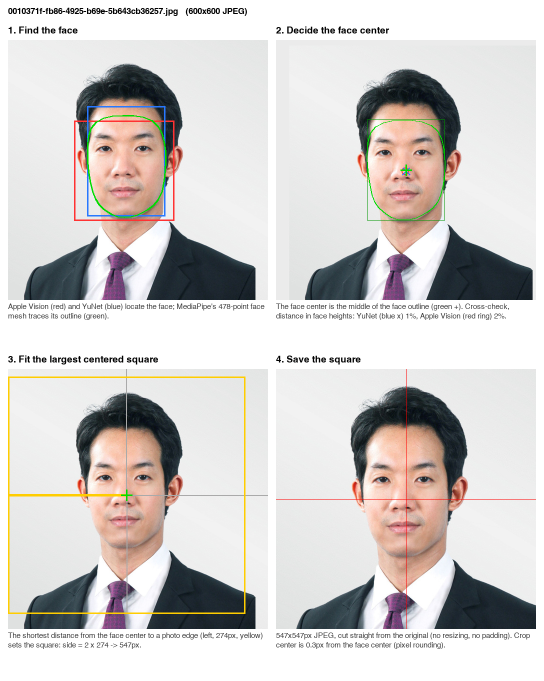
#> input picture examples/explain_0010371f-fb86-4925-b69e-5b643cb36257.png, 1088 x 1362 px (shown at 1/2 size); its folder holds 2 pictures in this run
$ python step5_borders.py ../examples ../examples/explain_40752453-6462-4c41-8d3b-59166e1dfe6c.png
#> lines starting #> are read from the running program, lines starting #| are printed output that depends on the picture
"""Detect frames/bars along image edges (white mats, black/gray rules, drop shadows, letterbox bars).

usage: step5_borders.py <image_dir> <out.json>

For each side, scan lines inward up to MAX_DEPTH of the image size. A frame is a run of flat lines (low spread
along the line) that is colorless overall (white/black/gray: low median chroma across the run; judged per run,
not per line, because JPEG chroma subsampling tints the last mat lines next to the photo) and ends in a straight
edge where at least half of the line changes at once. The border width is the innermost such edge.
Colored design elements (e.g. a navy poster band) are not frames. "trim" adds a 1 px safety margin so JPEG blur
along the frame line cannot leave a faint stripe in the crop.
"""
import json
import sys
from pathlib import Path

import numpy as np
from PIL import Image

MAX_DEPTH = 0.10   # fraction of the image dimension searched for a frame
FLAT_STD = 14.0    # max luminance spread along a line for it to count as frame
CHROMA_MAX = 30.0  # max median line chroma (max(R,G,B) - min(R,G,B)) over a frame run: frames are white/black/gray
EDGE_MIN = 18.0    # min median |luminance change| between consecutive lines for a straight full-length edge
SIDES = ("top", "bottom", "left", "right")


def side_view(a, side):
    """Lines ordered from the outer edge inward, each restricted to the central 80% of its length."""
    v = {"top": a, "bottom": a[::-1], "left": a.swapaxes(0, 1), "right": a.swapaxes(0, 1)[::-1]}[side]
    n = v.shape[1]
    return v[:, int(n * 0.1):int(n * 0.9)]


def border_width(lum, chroma, depth):
    flat = lum[:depth].std(axis=1) <= FLAT_STD
    line_chroma = chroma[:depth].mean(axis=1)
    edges = np.median(np.abs(np.diff(lum[:depth + 1], axis=0)), axis=1)  # edges[k-1]: change from line k-1 to k
    width = 0
    for k in range(1, depth + 1):
        if not flat[k - 1]:
            break  # line k-1 is photo content, so nothing at or beyond it can be frame
        if edges[k - 1] >= EDGE_MIN and np.median(line_chroma[:k]) <= CHROMA_MAX:
            width = k
    return width


def detect(path):
    """{"border": px per side, "trim": px per side to remove (border + 1 px margin, or 0)}."""
    im = Image.open(path).convert("RGBA")
    rgb = Image.alpha_composite(Image.new("RGBA", im.size, (255, 255, 255, 255)), im).convert("RGB")
#> rgb is the input picture: PIL image 1088x1362 RGB; mean R, G, B 210.1, 206.5, 204.6
    a = np.asarray(rgb, dtype=np.float64)
    lum = np.asarray(rgb.convert("L"), dtype=np.float64)
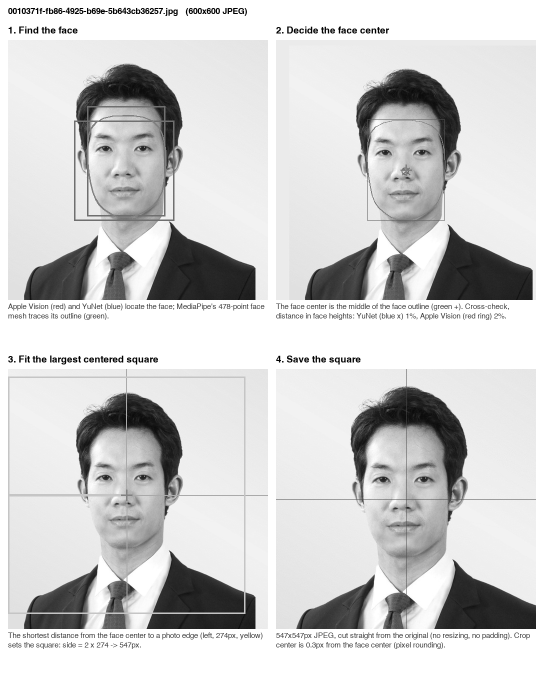
#> lum: shape (1362, 1088) float64 (shown at 1/2 size); min 0, max 255, mean 207.3
    chroma = a.max(axis=2) - a.min(axis=2)
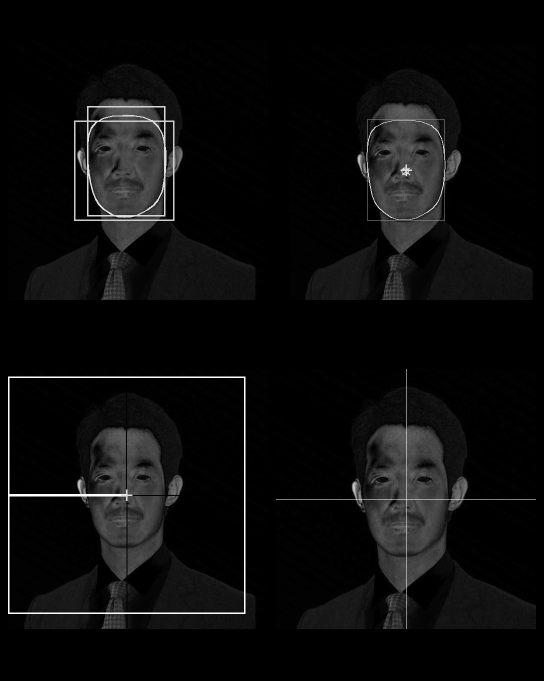
#> chroma: shape (1362, 1088) float64 (shown at 1/2 size); min 0, max 255, mean 12.2
    h, w = lum.shape
#> h = 1362; w = 1088
    border = {}
    for side in SIDES:
        depth = max(2, int(round(MAX_DEPTH * (h if side in ("top", "bottom") else w))))
        border[side] = border_width(side_view(lum, side), side_view(chroma, side), depth)
#> after the loop, border = {'top': 0, 'bottom': 0, 'left': 16, 'right': 0}
    return {"border": border, "trim": {s: v + 1 if v else 0 for s, v in border.items()}}


def main():
    image_dir, out_path = Path(sys.argv[1]), Path(sys.argv[2])
    out = {p.name: detect(p) for p in sorted(image_dir.iterdir()) if not p.name.startswith(".")}
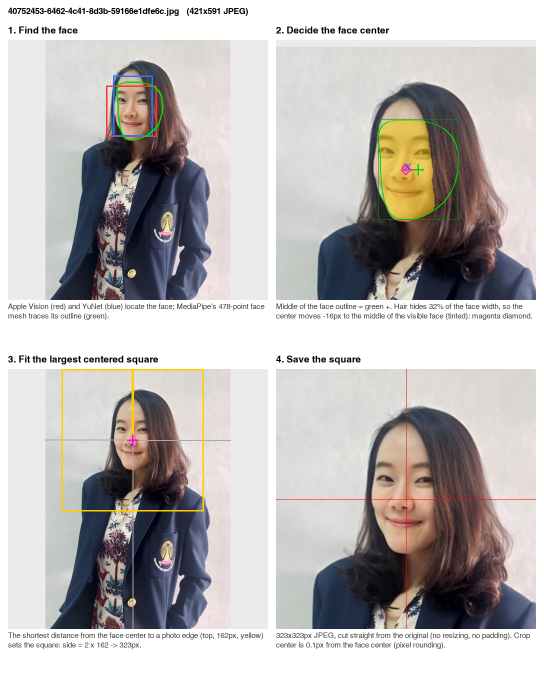
#> input picture examples/explain_40752453-6462-4c41-8d3b-59166e1dfe6c.png, 1088 x 1362 px (shown at 1/2 size)
#> in detect, rgb is the input picture: PIL image 1088x1362 RGB; mean R, G, B 188, 184.4, 183.1
#> in detect (call 2), `lum = np.asarray(rgb.convert("L"), dtype=np.float64)`:
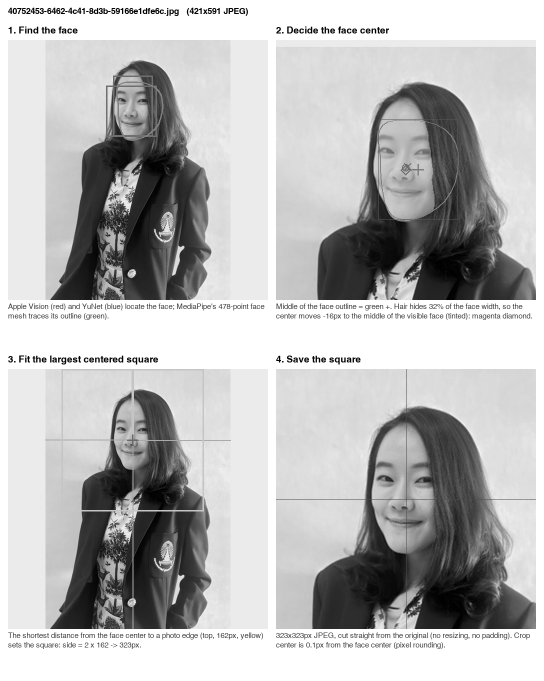
#> lum: shape (1362, 1088) float64 (shown at 1/2 size); min 0, max 255, mean 185.3
#> in detect (call 2), `chroma = a.max(axis=2) - a.min(axis=2)`:
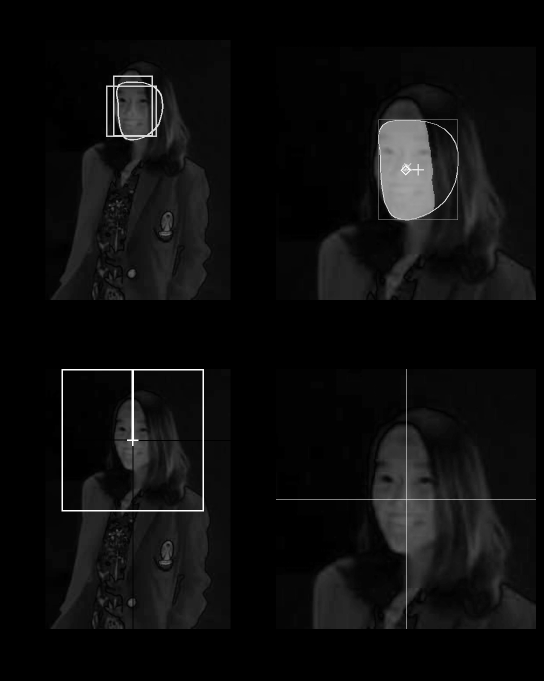
#> chroma: shape (1362, 1088) float64 (shown at 1/2 size); min 0, max 255, mean 13.2
#> the loop in detect (call 2), `for side in SIDES:` made 4 passes
#> pass 3, in side_view (call 13), `v = {"top": a, "bottom": a[::-1], "left": a.swapaxes(0, 1), "right": a..`:
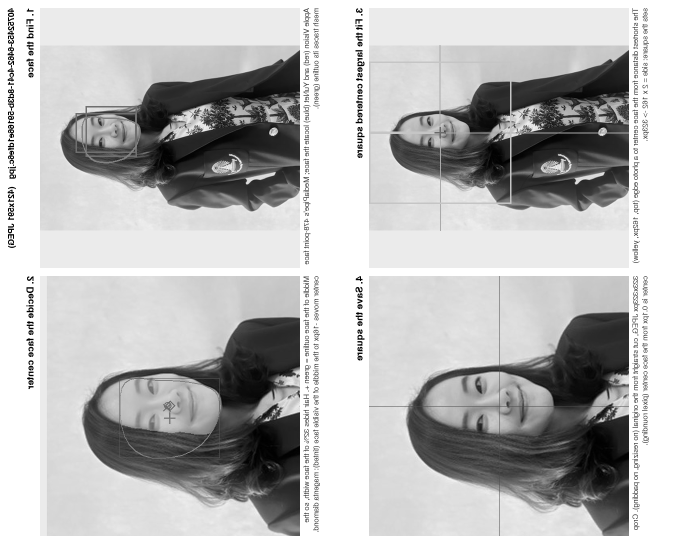
#> v: shape (1088, 1362) float64 (shown at 1/2 size); min 0, max 255, mean 185.3
#> pass 3, in side_view (call 14), `v = {"top": a, "bottom": a[::-1], "left": a.swapaxes(0, 1), "right": a..`:
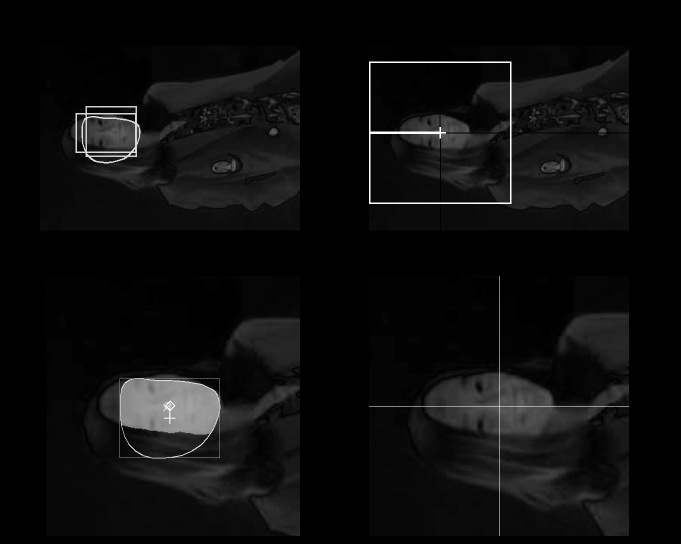
#> v: shape (1088, 1362) float64 (shown at 1/2 size); min 0, max 255, mean 13.2
#> after the loop in detect (call 2), `for side in SIDES:`: border = {'top': 0, 'bottom': 0, 'left': 16, 'right': 16}
#> out = 2 items
    out_path.write_text(json.dumps(out, indent=1))
    framed = sum(any(v["border"].values()) for v in out.values())
#> framed = 2
    print(f"borders: {len(out)} images, {framed} with a frame/bar to exclude -> {out_path}")
#| borders: 2 images, 2 with a frame/bar to exclude -> ../examples/explain_40752453-6462-4c41-8d3b-59166e1dfe6c.png


if __name__ == "__main__":
    main()
